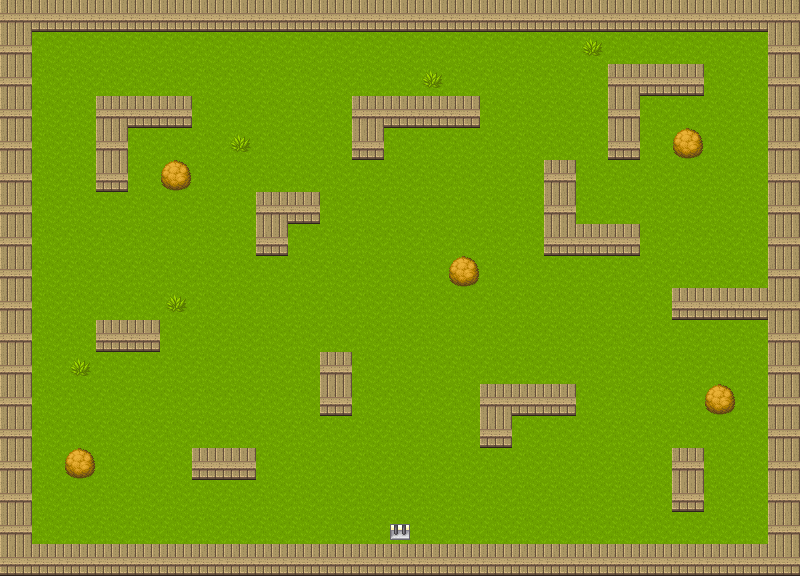

Rendered tile map (Tiled .tmx) drawn with the repository's tilesets; below, a short description and the full map source, tile grids included:
An orthogonal 25x18 tile map with 32x32 px tiles, 3 tile layers (ground, detail, above).

<map version="1.10" tiledversion="1.11.2" orientation="orthogonal" renderorder="right-down" width="25" height="18" tilewidth="32" tileheight="32" infinite="0" nextlayerid="4" nextobjectid="1">
 <tileset firstgid="1" source="tilesets/basechip.tsx" />
 <layer id="1" name="ground" width="25" height="18">
  <data encoding="csv">
2,2,2,2,2,2,2,2,2,2,2,2,2,2,2,2,2,2,2,2,2,2,2,2,2,
2,2,2,2,2,2,2,2,2,2,2,2,2,2,2,2,2,2,2,2,2,2,2,2,2,
2,2,2,2,2,2,2,2,2,2,2,2,2,2,2,2,2,2,2,2,2,2,2,2,2,
2,2,2,2,2,2,2,2,2,2,2,2,2,2,2,2,2,2,2,2,2,2,2,2,2,
2,2,2,2,2,2,2,2,2,2,2,2,2,2,2,2,2,2,2,2,2,2,2,2,2,
2,2,2,2,2,2,2,2,2,2,2,2,2,2,2,2,2,2,2,2,2,2,2,2,2,
2,2,2,2,2,2,2,2,2,2,2,2,2,2,2,2,2,2,2,2,2,2,2,2,2,
2,2,2,2,2,2,2,2,2,2,2,2,2,2,2,2,2,2,2,2,2,2,2,2,2,
2,2,2,2,2,2,2,2,2,2,2,2,2,2,2,2,2,2,2,2,2,2,2,2,2,
2,2,2,2,2,2,2,2,2,2,2,2,2,2,2,2,2,2,2,2,2,2,2,2,2,
2,2,2,2,2,2,2,2,2,2,2,2,2,2,2,2,2,2,2,2,2,2,2,2,2,
2,2,2,2,2,2,2,2,2,2,2,2,2,2,2,2,2,2,2,2,2,2,2,2,2,
2,2,2,2,2,2,2,2,2,2,2,2,2,2,2,2,2,2,2,2,2,2,2,2,2,
2,2,2,2,2,2,2,2,2,2,2,2,2,2,2,2,2,2,2,2,2,2,2,2,2,
2,2,2,2,2,2,2,2,2,2,2,2,2,2,2,2,2,2,2,2,2,2,2,2,2,
2,2,2,2,2,2,2,2,2,2,2,2,2,2,2,2,2,2,2,2,2,2,2,2,2,
2,2,2,2,2,2,2,2,2,2,2,2,2,2,2,2,2,2,2,2,2,2,2,2,2,
2,2,2,2,2,2,2,2,2,2,2,2,2,2,2,2,2,2,2,2,2,2,2,2,2
</data>
 </layer>
 <layer id="2" name="detail" width="25" height="18">
  <data encoding="csv">
577,585,585,585,585,585,585,585,585,585,585,585,585,585,585,585,585,585,585,585,585,585,585,585,577,
577,0,0,0,0,0,0,0,0,0,0,0,0,0,0,0,0,0,49,0,0,0,0,0,577,
577,0,0,0,0,0,0,0,0,0,0,0,0,49,0,0,0,0,0,577,585,585,0,0,577,
577,0,0,577,585,585,0,0,0,0,0,577,585,585,585,0,0,0,0,577,0,0,0,0,577,
577,0,0,577,0,0,0,49,0,0,0,585,0,0,0,0,0,0,0,585,0,43,0,0,577,
577,0,0,585,0,43,0,0,0,0,0,0,0,0,0,0,0,577,0,0,0,0,0,0,577,
577,0,0,0,0,0,0,0,577,585,0,0,0,0,0,0,0,577,0,0,0,0,0,0,577,
577,0,0,0,0,0,0,0,585,0,0,0,0,0,0,0,0,585,585,585,0,0,0,0,577,
577,0,0,0,0,0,0,0,0,0,0,0,0,0,43,0,0,0,0,0,0,0,0,0,577,
577,0,0,0,0,49,0,0,0,0,0,0,0,0,0,0,0,0,0,0,0,585,585,585,577,
577,0,0,585,585,0,0,0,0,0,0,0,0,0,0,0,0,0,0,0,0,0,0,0,577,
577,0,49,0,0,0,0,0,0,0,577,0,0,0,0,0,0,0,0,0,0,0,0,0,577,
577,0,0,0,0,0,0,0,0,0,585,0,0,0,0,577,585,585,0,0,0,0,43,0,577,
577,0,0,0,0,0,0,0,0,0,0,0,0,0,0,585,0,0,0,0,0,0,0,0,577,
577,0,43,0,0,0,585,585,0,0,0,0,0,0,0,0,0,0,0,0,0,577,0,0,577,
577,0,0,0,0,0,0,0,0,0,0,0,0,0,0,0,0,0,0,0,0,585,0,0,577,
577,0,0,0,0,0,0,0,0,0,0,0,611,0,0,0,0,0,0,0,0,0,0,0,577,
585,585,585,585,585,585,585,585,585,585,585,585,585,585,585,585,585,585,585,585,585,585,585,585,585
</data>
 </layer>
 <layer id="3" name="above" width="25" height="18">
  <data encoding="csv">
0,0,0,0,0,0,0,0,0,0,0,0,0,0,0,0,0,0,0,0,0,0,0,0,0,
0,0,0,0,0,0,0,0,0,0,0,0,0,0,0,0,0,0,0,0,0,0,0,0,0,
0,0,0,0,0,0,0,0,0,0,0,0,0,0,0,0,0,0,0,0,0,0,0,0,0,
0,0,0,0,0,0,0,0,0,0,0,0,0,0,0,0,0,0,0,0,0,0,0,0,0,
0,0,0,0,0,0,0,0,0,0,0,0,0,0,0,0,0,0,0,0,0,0,0,0,0,
0,0,0,0,0,0,0,0,0,0,0,0,0,0,0,0,0,0,0,0,0,0,0,0,0,
0,0,0,0,0,0,0,0,0,0,0,0,0,0,0,0,0,0,0,0,0,0,0,0,0,
0,0,0,0,0,0,0,0,0,0,0,0,0,0,0,0,0,0,0,0,0,0,0,0,0,
0,0,0,0,0,0,0,0,0,0,0,0,0,0,0,0,0,0,0,0,0,0,0,0,0,
0,0,0,0,0,0,0,0,0,0,0,0,0,0,0,0,0,0,0,0,0,0,0,0,0,
0,0,0,0,0,0,0,0,0,0,0,0,0,0,0,0,0,0,0,0,0,0,0,0,0,
0,0,0,0,0,0,0,0,0,0,0,0,0,0,0,0,0,0,0,0,0,0,0,0,0,
0,0,0,0,0,0,0,0,0,0,0,0,0,0,0,0,0,0,0,0,0,0,0,0,0,
0,0,0,0,0,0,0,0,0,0,0,0,0,0,0,0,0,0,0,0,0,0,0,0,0,
0,0,0,0,0,0,0,0,0,0,0,0,0,0,0,0,0,0,0,0,0,0,0,0,0,
0,0,0,0,0,0,0,0,0,0,0,0,0,0,0,0,0,0,0,0,0,0,0,0,0,
0,0,0,0,0,0,0,0,0,0,0,0,0,0,0,0,0,0,0,0,0,0,0,0,0,
0,0,0,0,0,0,0,0,0,0,0,0,0,0,0,0,0,0,0,0,0,0,0,0,0
</data>
 </layer>
</map>
